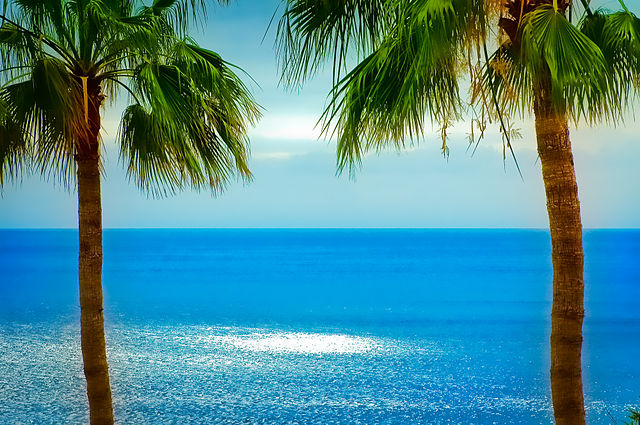
#> input picture tenerife.jpg, 640 x 425 px
$ python main.py
#> lines starting #> are read from the running program, lines starting #| are printed output that depends on the picture
import os
from PIL import Image, ImageDraw, ImageFont

def add_watermark(img_path, watermark_text):
#> called with img_path = 'tenerife.jpg', watermark_text = 'watermark by python'
    file_name, file_ext = os.path.splitext(img_path)
    new_img_path = file_name + "_watermark" + file_ext
    img = Image.open(img_path)
#> img is the input picture: PIL image 640x425 RGB; mean R, G, B 75.7, 139.6, 147
    draw = ImageDraw.Draw(img)
    black = (3, 8, 12)
    font = ImageFont.truetype("arial.ttf", 28, encoding="unic")
    draw.text((0,0), watermark_text, fill=black, font=font)
    img.show()
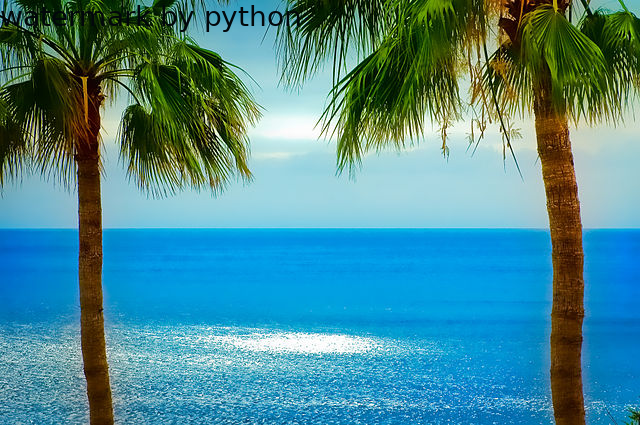
#> shown: PIL image 640x425 RGB; mean R, G, B 75.4, 138.9, 146.6
    img.save(new_img_path)

if __name__ == '__main__':
    img_file_name = 'tenerife.jpg'
    add_watermark(img_file_name, 'watermark by python')
